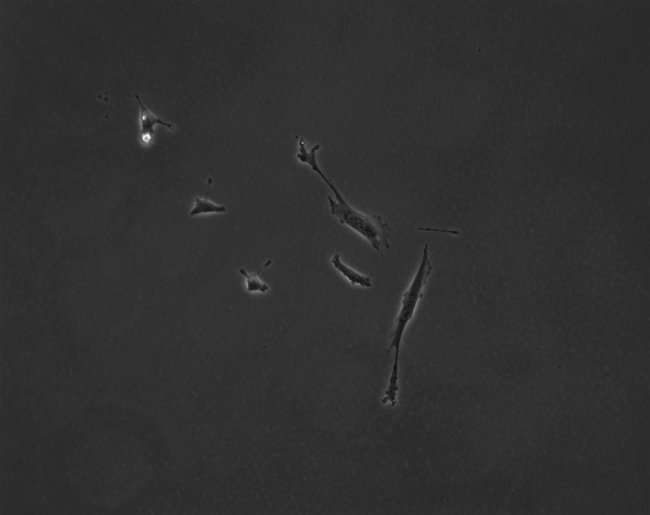
#> input picture HW4_TrackingCells/CS585-CellImages/Normalized/0001.jpg, 1300 x 1030 px (shown at 1/2 size); its folder holds only this picture in this run
$ python tracking_cells.py   (older library calls are emulated)
#> lines starting #> are read from the running program, lines starting #| are printed output that depends on the picture; after the words box and inside, x2 and y2 are one past the last pixel; in counts of white or black regions, pixels touching at a corner belong together
### HW4_TrackingCells/preprocessing.py
import numpy as np
import cv2
from os import listdir
from os.path import isfile, join, abspath, exists

def preprocessing():
    # read image paths
    data_path = abspath('./CS585-CellImages/Normalized')
    data_list = [join(data_path, file) for file in listdir(data_path) if isfile(join(data_path, file)) and 'jpg' in file]

    # load images
    images = []
    for file in data_list:
        img = cv2.imread(file, 0)
#> img is the input picture: shape (1030, 1300); min 14, max 255, mean 48
        images.append(img.copy())
    images = np.array(images)

    return images

### HW4_TrackingCells/segmentation.py
import numpy as np
import matplotlib
import math
import cv2
from os import listdir
from os.path import isfile, join, abspath, exists

def segmentation(img):

    _, contours_opencv, hierarchy = cv2.findContours(img, cv2.RETR_TREE, cv2.CHAIN_APPROX_SIMPLE)

    bounding_boxes = []
    for index in range(len(contours_opencv)):
        x, y, w, h = cv2.boundingRect(contours_opencv[index])
        bounding_boxes.append([x, y, w, h])

    return bounding_boxes

# Description: segment out the cells in each image and
# return the centroids as the position measurement
# Input - the current frame
# Output - the position measurements array for each cell found in the frame
def find_measurements(current_frame):

    measurements = []

    # convert image to binary image
    thresh = 60
    im_bw = cv2.threshold(current_frame, thresh, 255, cv2.THRESH_BINARY)[1]

    # determine the bounding box of each section
    bounding_boxes = segmentation(im_bw)
    bounding_boxes = np.array(bounding_boxes)

    # expand each bounding box by a little
    for b in range(len(bounding_boxes)):
        x, y, w, h = bounding_boxes[b]
        cv2.rectangle(im_bw, (x, y), (x + ((int) (w*1.1)), y + ((int) (h*1.1))), 255, cv2.FILLED, 8, 0)

    # segment out the enlarged bounding boxes
    bounding_boxes_larger = segmentation(im_bw)
    bounding_boxes_larger = np.array(bounding_boxes_larger)

    for b in range(len(bounding_boxes_larger)):
        x, y, w, h = bounding_boxes_larger[b]

        # only keep the larger sections
        if((w * h) < 2000):
            continue

        # draw a box around the section
        cv2.rectangle(current_frame, (x, y), (x + w, y + h), 0, 5, 8, 0)

        # draw and save the centroid of the bounding box
        centroid_x = (int) (x + w/2)
        centroid_y = (int) (y + h/2)
        cv2.circle(current_frame, (centroid_x, centroid_y), 5, 0, -1)
        measurements.append([centroid_x, centroid_y])

    return measurements

### HW4_TrackingCells/tracking_cells.py

import numpy as np
import matplotlib
import math
import cv2
from os import listdir
from os.path import isfile, join, abspath, exists

from preprocessing import *
from kalman_filter import *
from visualization import *
from segmentation import *

def main():

    # load the images
    image_frames = preprocessing()

    measurements = []
    for frame in image_frames:
        measurement = np.array(find_measurements(frame))
        measurementDF = pd.DataFrame(measurement, columns = ['x', 'y'])
        # print(measurementDF.shape)
        # print(measurementDF)
        measurements.append(measurementDF)
#> this loop made 1 pass
#> thresh in find_measurements on pass 1: 60
#> pass 1, in find_measurements, `im_bw = cv2.threshold(current_frame, thresh, 255, cv2.THRESH_BINARY)[1]`:
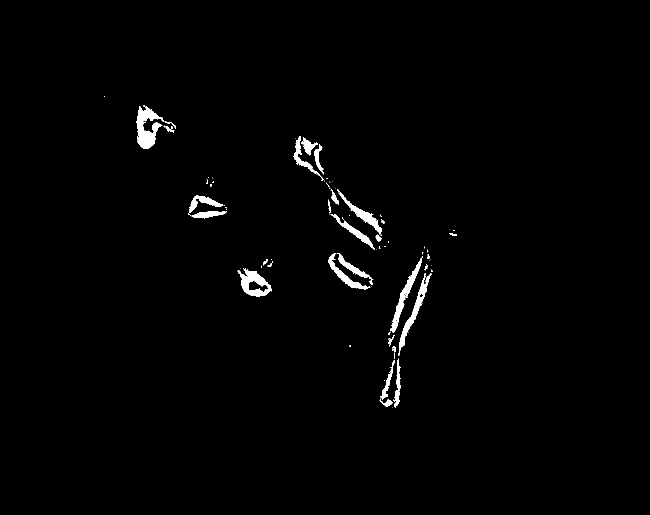
#> im_bw: shape (1030, 1300) (shown at 1/2 size); 1.3% white; 86 white regions (55 under 20 px), largest, box (x1, y1, x2, y2) and area: (272, 213, 328, 297) 2413, (475, 536, 544, 594) 1806, (797, 546, 863, 712) 1671
#> after the loop, measurements = []
#    print(measurements[0])

    tracks = kalmanFilter(image_frames, measurements)
    # print(tracks)

    # create a video of the tracks in each frame
    # visualized_frames = visualize_track(image_frames, tracks)
    # output_visualization('./output/', visualized_frames)

if __name__ == '__main__':
#> (the run stopped early here; a loop or call above may not have finished)

$ run again, on HW4_TrackingCells/CS585-CellImages/Normalized/0034.jpg
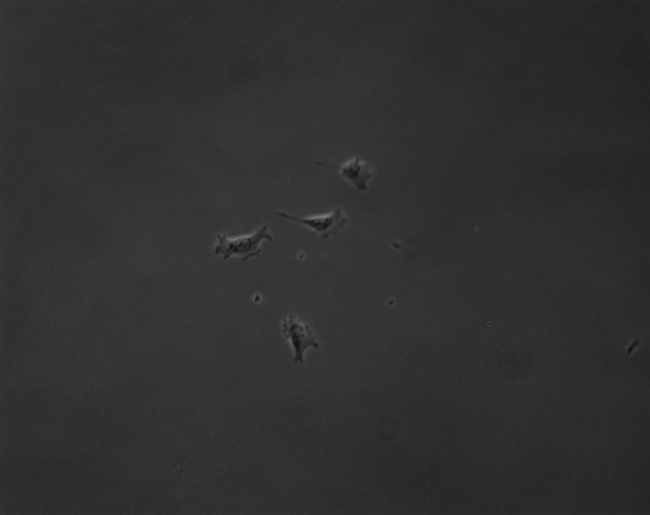
#> input picture HW4_TrackingCells/CS585-CellImages/Normalized/0034.jpg, 1300 x 1030 px (shown at 1/2 size)
#> in preprocessing, img is the input picture: shape (1030, 1300); min 7, max 128, mean 48
#> the loop in main, `for frame in image_frames:` made 1 pass
#> (thresh in find_measurements, measurement) on pass 1: (60, [[601, 674], [485, 484], [647, 444], [711, 342]])
#> pass 1, in find_measurements, `im_bw = cv2.threshold(current_frame, thresh, 255, cv2.THRESH_BINARY)[1]`:
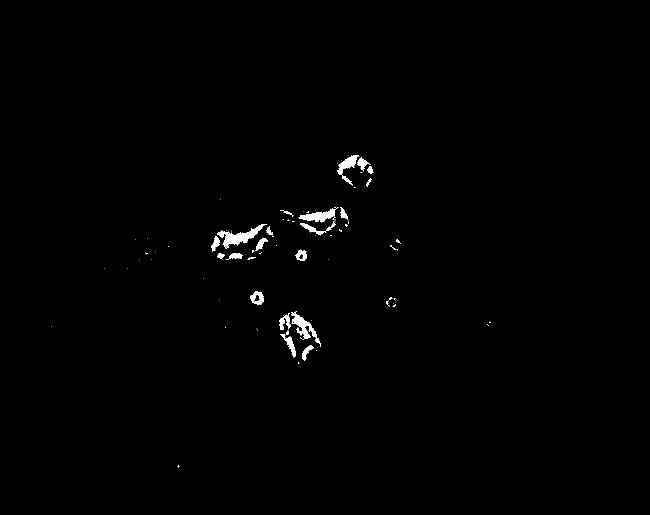
#> im_bw: shape (1030, 1300) (shown at 1/2 size); 0.67% white; 106 white regions (77 under 20 px), largest, box (x1, y1, x2, y2) and area: (434, 448, 530, 497) 1496, (582, 622, 634, 678) 1049, (597, 414, 677, 445) 990
#> after the loop in main, `for frame in image_frames:`: measurements = []

$ run again, on HW4_TrackingCells/CS585-CellImages/Normalized/0043.jpg
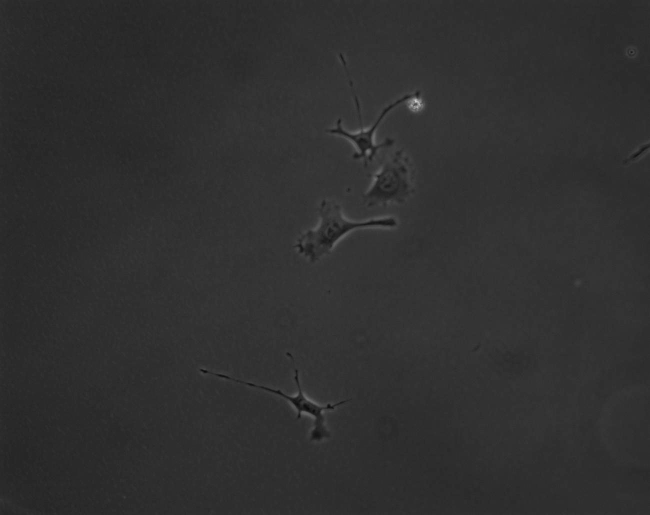
#> input picture HW4_TrackingCells/CS585-CellImages/Normalized/0043.jpg, 1300 x 1030 px (shown at 1/2 size)
#> in preprocessing, img is the input picture: shape (1030, 1300); min 7, max 220, mean 48
#> the loop in main, `for frame in image_frames:` made 1 pass
#> (thresh in find_measurements, measurement) on pass 1: (60, [[640, 820], [627, 454], [758, 346]])
#> pass 1, in find_measurements, `im_bw = cv2.threshold(current_frame, thresh, 255, cv2.THRESH_BINARY)[1]`:
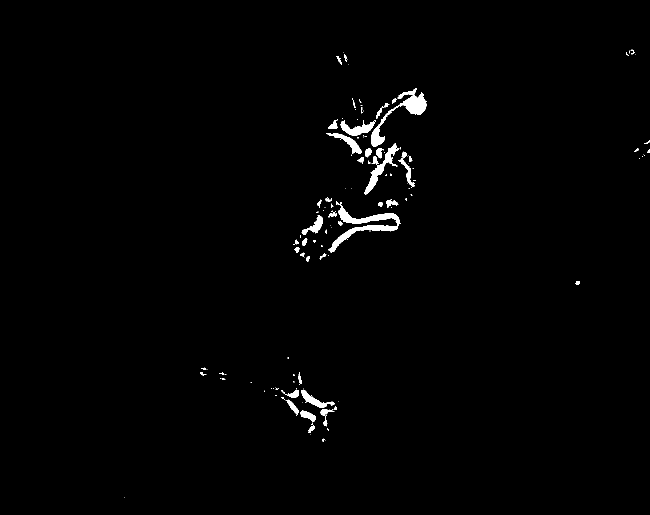
#> im_bw: shape (1030, 1300) (shown at 1/2 size); 1.1% white; 139 white regions (86 under 20 px), largest, box (x1, y1, x2, y2) and area: (657, 403, 802, 505) 3118, (742, 176, 854, 293) 2537, (728, 286, 799, 389) 1384
#> after the loop in main, `for frame in image_frames:`: measurements = []

$ run again, on HW4_TrackingCells/CS585-CellImages/Normalized/0027.jpg
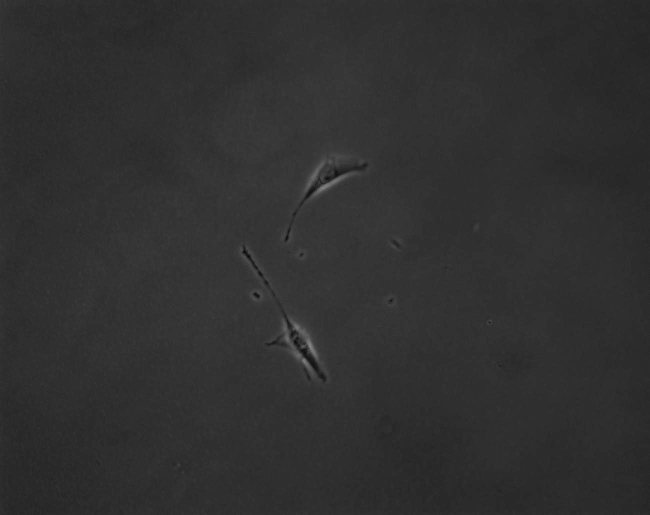
#> input picture HW4_TrackingCells/CS585-CellImages/Normalized/0027.jpg, 1300 x 1030 px (shown at 1/2 size)
#> in preprocessing, img is the input picture: shape (1030, 1300); min 6, max 134, mean 48
#> the loop in main, `for frame in image_frames:` made 1 pass
#> (thresh in find_measurements, measurement) on pass 1: (60, [[601, 697], [516, 550], [666, 358]])
#> pass 1, in find_measurements, `im_bw = cv2.threshold(current_frame, thresh, 255, cv2.THRESH_BINARY)[1]`:
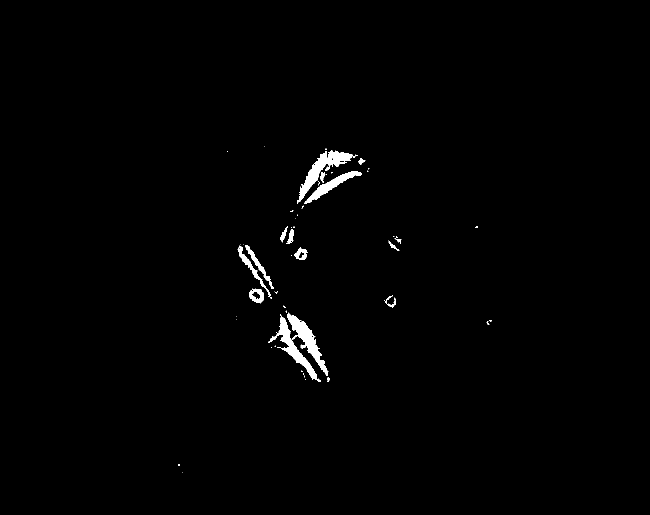
#> im_bw: shape (1030, 1300) (shown at 1/2 size); 0.96% white; 61 white regions (44 under 20 px), largest, box (x1, y1, x2, y2) and area: (594, 301, 716, 408) 2889, (574, 625, 657, 752) 2511, (536, 629, 634, 760) 2339
#> after the loop in main, `for frame in image_frames:`: measurements = []
